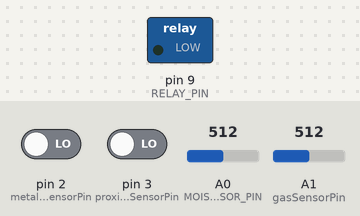
This sketch was run on a simulated Arduino Uno, built with avr-gcc and run on an emulated ATmega328P. Shown: switched loads named in the sketch (green lamp = pin HIGH). Inputs (shaded band) come from the test bench; at power-on: pin 2 (metalproximitySensorPin) LOW, pin 3 (proximitySensorPin) LOW, A0 (MOISTURE_SENSOR_PIN) = 512, A1 (gasSensorPin) = 512.

Above: at 1.8 s.
1.9 s: pin 2 (metalproximitySensorPin) driven HIGH and pin 3 (proximitySensorPin) driven HIGH
At 2.3 s:
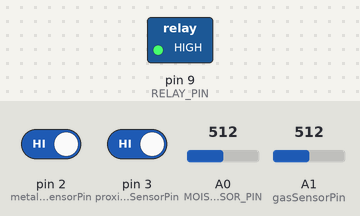
6.0 s: pin 2 (metalproximitySensorPin) driven LOW
At 7.3 s:
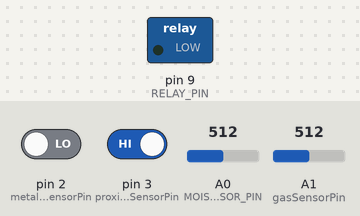
8.5 s: pin 2 (metalproximitySensorPin) driven HIGH
At 10.1 s:
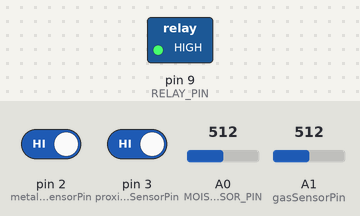
Timing chart, 0 to 16.5 s (numbered marks = the images above; inputs shaded):
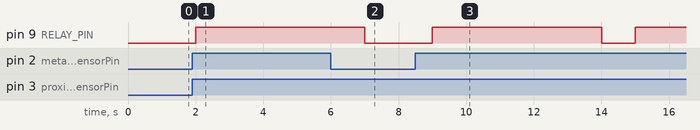

Measured:
- after the input at 1.9 s, pin 9 (RELAY_PIN): LOW → HIGH after 0.10 s
- after the input at 6.0 s, pin 9 (RELAY_PIN): goes on until 7.0 s, then stays LOW
- after the input at 8.5 s, pin 9 (RELAY_PIN): LOW → HIGH after 0.50 s, → LOW 5.0 s later, → HIGH 1.0 s later

The sketch:

hackathon_soln.ino
```cpp
// Define moisture sensor and relay module pins
#define MOISTURE_SENSOR_PIN A0  // Analog pin for the moisture sensor
#define RELAY_PIN 9             // Digital pin for the relay module
#define RELAY_PIN1  10
#define gasSensorPin A1         // Analog pin for the gas sensor
#define MOISTURE_THRESHOLD 37  // Define a moisture threshold (adjust as needed) mm/m^3
#define GAS_THRESHOLD 200           //the value is in ppm
const int metalproximitySensorPin = 2;   // Digital pin connected to the proximity sensor
const int proximitySensorPin=3;
bool metalDetected = false;


void setup() {
  Serial.begin(9600);
  pinMode(MOISTURE_SENSOR_PIN, INPUT);
  pinMode(gasSensorPin,INPUT);
  pinMode(RELAY_PIN, OUTPUT);
  pinMode(proximitySensorPin, INPUT);
  digitalWrite(RELAY_PIN, LOW);  //relay is initially off for the metallic waste collection
  digitalWrite(RELAY_PIN1, LOW);  //relay is initially off for the moisture waste
}

void loop()
{
  // Reads the moisture sensor value
  int objdetection=digitalRead(proximitySensorPin);
  int moistureValue = analogRead(MOISTURE_SENSOR_PIN);
  int gasValue = analogRead(gasSensorPin);
  int sensorValue = digitalRead(metalproximitySensorPin);


  if (objdetection== HIGH)
  {
    // Metallic waste detection
    if (sensorValue == HIGH)
    {
    metalDetected = true;
    digitalWrite(RELAY_PIN, HIGH);
    delay(5000);      //in ms
    digitalWrite(RELAY_PIN, LOW); //closing the opening of the relay

    //another section for moisture waste and toxic
    if (moistureValue > MOISTURE_THRESHOLD  || gasValue > GAS_THRESHOLD)
      {
      // Moisture detected or Gas Detected, activate the conveyor belt (turn on relay)
      digitalWrite(RELAY_PIN1, HIGH);
      }
      else
      {
      // Solid waste detected, turn off the conveyor belt (turn off relay)
        digitalWrite(RELAY_PIN1, LOW);
      }
    }
  }
    else
      {
      // If no waste edetected, turn off the conveyor belt (turn off relay)
        digitalWrite(RELAY_PIN1, LOW);
      }
  // Check if the moisture level exceeds the threshold
  delay(1000);  // Add a delay for stability and to control the sensing frequency
}
```
